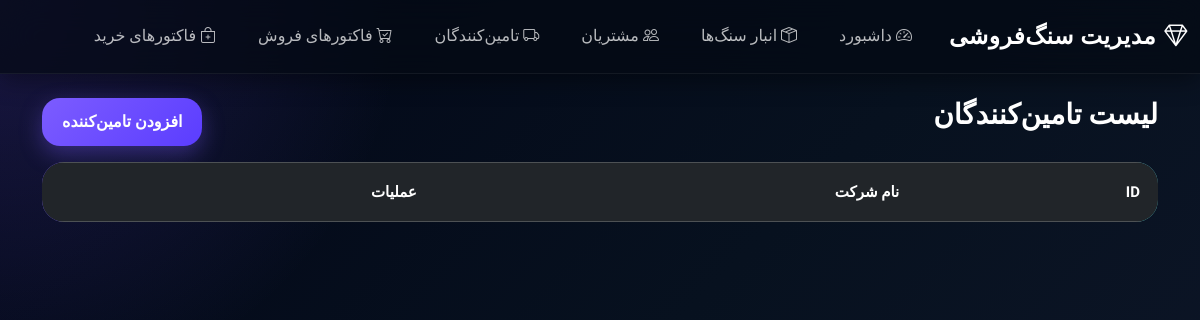
Page /suppliers/ on the earlier database version.
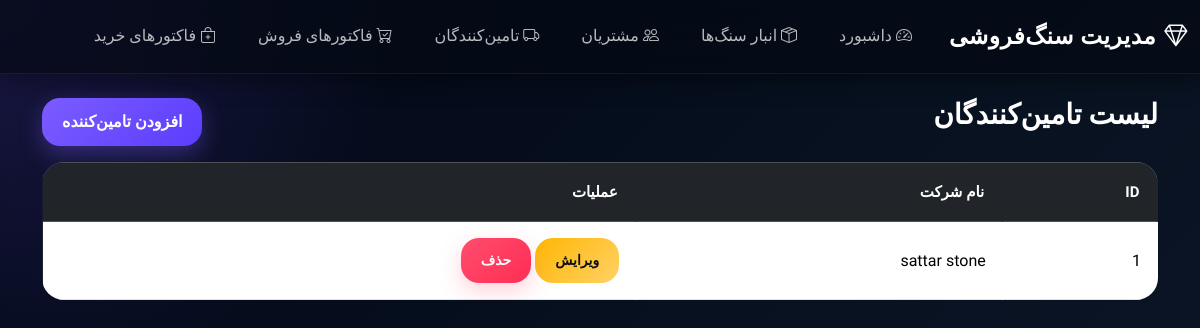
Same page on the later database version.
### core/models.py (models this page shows, shortened)
class Supplier(models.Model):
    person = models.OneToOneField(Person, on_delete=models.CASCADE)
    company_name = models.CharField(max_length=200)

### core/views.py (the view)
# urls.py: path('suppliers/', supplier_list, name='supplier_list'),
def supplier_list(request):
    suppliers = Supplier.objects.all()
    return render(request, 'core/supplier_list.html', {'suppliers': suppliers})

### core/templates/core/supplier_list.html (shortened to what this page needs)
{% extends 'core/base.html' %}
{% block content %}
<div class="d-flex justify-content-between mb-3">
    <h3>لیست تامین‌کنندگان</h3>
    <a href="{% url 'add_supplier' %}" class="btn btn-primary">
        افزودن تامین‌کننده
    </a>
</div>
<table class="table table-bordered">
    <thead class="table-dark">
        <tr>
            <th>ID</th>
            <th>نام شرکت</th>
            <th>عملیات</th>
        </tr>
    </thead>
    <tbody>
        {% for supplier in suppliers %}
        <tr>
            <td>{{ supplier.id }}</td>
            <td>{{ supplier.company_name }}</td>
            <td>
                <a href="{% url 'edit_supplier' supplier.id %}" class="btn btn-warning btn-sm">
                    ویرایش
                </a>
                <a href="{% url 'delete_supplier' supplier.id %}" class="btn btn-danger btn-sm">
                    حذف
                </a>
            </td>
        </tr>
        {% endfor %}
    </tbody>
</table>
{% endblock %}

Differences in the rows shown:
added Supplier: id "1", company_name "sattar stone"
